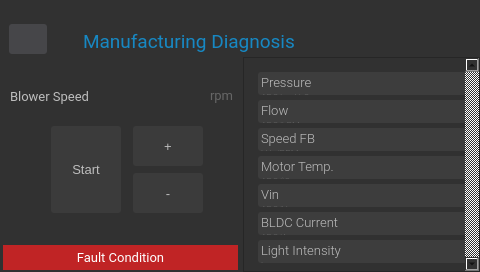
<?xml version="1.0" encoding="UTF-8"?>
<ui version="4.0">
 <class>ManufacturingDiagnosisScreen</class>
 <widget class="QDialog" name="ManufacturingDiagnosisScreen">
  <property name="geometry">
   <rect>
    <x>0</x>
    <y>0</y>
    <width>480</width>
    <height>272</height>
   </rect>
  </property>
  <property name="windowTitle">
   <string>Dialog</string>
  </property>
  <property name="styleSheet">
   <string notr="true">background-color: rgb(49, 49, 49);</string>
  </property>
  <widget class="QLabel" name="titleManufacturingDiagnosis">
   <property name="geometry">
    <rect>
     <x>83</x>
     <y>29</y>
     <width>271</width>
     <height>25</height>
    </rect>
   </property>
   <property name="font">
    <font>
     <family>Roboto</family>
     <pointsize>14</pointsize>
    </font>
   </property>
   <property name="styleSheet">
    <string notr="true">color:#1788c3
</string>
   </property>
   <property name="text">
    <string>Manufacturing Diagnosis</string>
   </property>
  </widget>
  <widget class="QPushButton" name="backManufacturingDiagnosis">
   <property name="geometry">
    <rect>
     <x>9</x>
     <y>24</y>
     <width>38</width>
     <height>30</height>
    </rect>
   </property>
   <property name="focusPolicy">
    <enum>Qt::NoFocus</enum>
   </property>
   <property name="styleSheet">
    <string notr="true">border:none;
border-radius:3px;
background-color: rgb(70, 70, 73);</string>
   </property>
   <property name="text">
    <string/>
   </property>
   <property name="icon">
    <iconset resource="../rsc/resource.qrc">
     <normaloff>:/icons/previous.png</normaloff>:/icons/previous.png</iconset>
   </property>
  </widget>
  <widget class="QScrollArea" name="scrollAreaDiagnosis">
   <property name="geometry">
    <rect>
     <x>243</x>
     <y>57</y>
     <width>237</width>
     <height>215</height>
    </rect>
   </property>
   <property name="styleSheet">
    <string notr="true"> QScrollBar:vertical {
     border: none;
     width: 5px;
 }
 QScrollBar::handle:vertical {
     background:#1788c3;
     min-height: 20px;
 }
 QScrollBar::up-arrow:vertical, QScrollBar::down-arrow:vertical {
     border: 2px #1788c3;
     width: 5px;
     height: 5px;
     background: #1788c3;
 }</string>
   </property>
   <property name="verticalScrollBarPolicy">
    <enum>Qt::ScrollBarAlwaysOn</enum>
   </property>
   <property name="widgetResizable">
    <bool>true</bool>
   </property>
   <widget class="QWidget" name="scrollAreaWidgetContentsDiagnosis">
    <property name="geometry">
     <rect>
      <x>0</x>
      <y>0</y>
      <width>221</width>
      <height>213</height>
     </rect>
    </property>
    <widget class="QWidget" name="verticalLayoutWidget">
     <property name="geometry">
      <rect>
       <x>9</x>
       <y>9</y>
       <width>461</width>
       <height>201</height>
      </rect>
     </property>
     <layout class="QVBoxLayout" name="verticalLayoutDiagnosis" stretch="0,0,0,0,0,0,0">
      <property name="spacing">
       <number>5</number>
      </property>
      <property name="leftMargin">
       <number>5</number>
      </property>
      <property name="topMargin">
       <number>5</number>
      </property>
      <property name="rightMargin">
       <number>5</number>
      </property>
      <property name="bottomMargin">
       <number>5</number>
      </property>
      <item>
       <widget class="QFrame" name="pressureFrame">
        <property name="styleSheet">
         <string notr="true">background-color:#3D3D3D;
border-radius:3px;
</string>
        </property>
        <property name="frameShape">
         <enum>QFrame::StyledPanel</enum>
        </property>
        <property name="frameShadow">
         <enum>QFrame::Raised</enum>
        </property>
        <widget class="QLabel" name="pressureTitle">
         <property name="geometry">
          <rect>
           <x>3</x>
           <y>2</y>
           <width>81</width>
           <height>16</height>
          </rect>
         </property>
         <property name="font">
          <font>
           <family>Roboto Light</family>
           <pointsize>10</pointsize>
          </font>
         </property>
         <property name="styleSheet">
          <string notr="true">color:#BDBDBD</string>
         </property>
         <property name="text">
          <string>Pressure</string>
         </property>
        </widget>
        <widget class="QLabel" name="pressureValue">
         <property name="geometry">
          <rect>
           <x>62</x>
           <y>0</y>
           <width>151</width>
           <height>35</height>
          </rect>
         </property>
         <property name="font">
          <font>
           <family>Roboto</family>
           <pointsize>18</pointsize>
           <italic>false</italic>
          </font>
         </property>
         <property name="styleSheet">
          <string notr="true">color:#2196F3</string>
         </property>
         <property name="text">
          <string/>
         </property>
         <property name="alignment">
          <set>Qt::AlignRight|Qt::AlignTrailing|Qt::AlignVCenter</set>
         </property>
        </widget>
        <widget class="QLabel" name="pressureUnit">
         <property name="geometry">
          <rect>
           <x>3</x>
           <y>20</y>
           <width>61</width>
           <height>16</height>
          </rect>
         </property>
         <property name="font">
          <font>
           <family>Roboto Light</family>
           <pointsize>7</pointsize>
          </font>
         </property>
         <property name="styleSheet">
          <string notr="true">color:#616161</string>
         </property>
         <property name="text">
          <string>ADC/cmH&lt;sub&gt;2&lt;/sub&gt;O</string>
         </property>
         <property name="alignment">
          <set>Qt::AlignLeading|Qt::AlignLeft|Qt::AlignTop</set>
         </property>
        </widget>
       </widget>
      </item>
      <item>
       <widget class="QFrame" name="flowFrame">
        <property name="styleSheet">
         <string notr="true">background-color:#3D3D3D;
border-radius:3px;
</string>
        </property>
        <property name="frameShape">
         <enum>QFrame::StyledPanel</enum>
        </property>
        <property name="frameShadow">
         <enum>QFrame::Raised</enum>
        </property>
        <widget class="QLabel" name="floTitle">
         <property name="geometry">
          <rect>
           <x>3</x>
           <y>2</y>
           <width>81</width>
           <height>16</height>
          </rect>
         </property>
         <property name="font">
          <font>
           <family>Roboto Light</family>
           <pointsize>10</pointsize>
          </font>
         </property>
         <property name="styleSheet">
          <string notr="true">color:#BDBDBD</string>
         </property>
         <property name="text">
          <string>Flow</string>
         </property>
        </widget>
        <widget class="QLabel" name="flowValue">
         <property name="geometry">
          <rect>
           <x>62</x>
           <y>0</y>
           <width>151</width>
           <height>35</height>
          </rect>
         </property>
         <property name="font">
          <font>
           <family>Roboto</family>
           <pointsize>18</pointsize>
           <italic>false</italic>
          </font>
         </property>
         <property name="styleSheet">
          <string notr="true">color:#2196F3</string>
         </property>
         <property name="text">
          <string/>
         </property>
         <property name="alignment">
          <set>Qt::AlignRight|Qt::AlignTrailing|Qt::AlignVCenter</set>
         </property>
        </widget>
        <widget class="QLabel" name="flowUnit">
         <property name="geometry">
          <rect>
           <x>3</x>
           <y>20</y>
           <width>61</width>
           <height>16</height>
          </rect>
         </property>
         <property name="font">
          <font>
           <family>Roboto Light</family>
           <pointsize>7</pointsize>
          </font>
         </property>
         <property name="styleSheet">
          <string notr="true">color:#616161</string>
         </property>
         <property name="text">
          <string>ADC/LPM</string>
         </property>
         <property name="alignment">
          <set>Qt::AlignLeading|Qt::AlignLeft|Qt::AlignTop</set>
         </property>
        </widget>
       </widget>
      </item>
      <item>
       <widget class="QFrame" name="blowerSpeedFBFrame">
        <property name="styleSheet">
         <string notr="true">background-color:#3D3D3D;
border-radius:3px;
</string>
        </property>
        <property name="frameShape">
         <enum>QFrame::StyledPanel</enum>
        </property>
        <property name="frameShadow">
         <enum>QFrame::Raised</enum>
        </property>
        <widget class="QLabel" name="blowerFBTitle">
         <property name="geometry">
          <rect>
           <x>3</x>
           <y>2</y>
           <width>71</width>
           <height>16</height>
          </rect>
         </property>
         <property name="font">
          <font>
           <family>Roboto Light</family>
           <pointsize>10</pointsize>
          </font>
         </property>
         <property name="styleSheet">
          <string notr="true">color:#BDBDBD</string>
         </property>
         <property name="text">
          <string>Speed FB</string>
         </property>
        </widget>
        <widget class="QLabel" name="blowerFBValue">
         <property name="geometry">
          <rect>
           <x>72</x>
           <y>0</y>
           <width>141</width>
           <height>35</height>
          </rect>
         </property>
         <property name="font">
          <font>
           <family>Roboto</family>
           <pointsize>18</pointsize>
           <italic>false</italic>
          </font>
         </property>
         <property name="styleSheet">
          <string notr="true">color:#2196F3</string>
         </property>
         <property name="text">
          <string/>
         </property>
         <property name="alignment">
          <set>Qt::AlignRight|Qt::AlignTrailing|Qt::AlignVCenter</set>
         </property>
        </widget>
        <widget class="QLabel" name="blowerFBUnit">
         <property name="geometry">
          <rect>
           <x>3</x>
           <y>20</y>
           <width>61</width>
           <height>16</height>
          </rect>
         </property>
         <property name="font">
          <font>
           <family>Roboto Light</family>
           <pointsize>7</pointsize>
          </font>
         </property>
         <property name="styleSheet">
          <string notr="true">color:#616161</string>
         </property>
         <property name="text">
          <string>kHz/RPM</string>
         </property>
         <property name="alignment">
          <set>Qt::AlignLeading|Qt::AlignLeft|Qt::AlignTop</set>
         </property>
        </widget>
       </widget>
      </item>
      <item>
       <widget class="QFrame" name="motorTemFrame">
        <property name="styleSheet">
         <string notr="true">background-color:#3D3D3D;
border-radius:3px;
</string>
        </property>
        <property name="frameShape">
         <enum>QFrame::StyledPanel</enum>
        </property>
        <property name="frameShadow">
         <enum>QFrame::Raised</enum>
        </property>
        <widget class="QLabel" name="motorTempTitle">
         <property name="geometry">
          <rect>
           <x>3</x>
           <y>2</y>
           <width>81</width>
           <height>16</height>
          </rect>
         </property>
         <property name="font">
          <font>
           <family>Roboto Light</family>
           <pointsize>10</pointsize>
          </font>
         </property>
         <property name="styleSheet">
          <string notr="true">color:#BDBDBD</string>
         </property>
         <property name="text">
          <string>Motor Temp.</string>
         </property>
        </widget>
        <widget class="QLabel" name="motorTempValue">
         <property name="geometry">
          <rect>
           <x>82</x>
           <y>0</y>
           <width>131</width>
           <height>35</height>
          </rect>
         </property>
         <property name="font">
          <font>
           <family>Roboto</family>
           <pointsize>18</pointsize>
           <italic>false</italic>
          </font>
         </property>
         <property name="styleSheet">
          <string notr="true">color:#2196F3</string>
         </property>
         <property name="text">
          <string/>
         </property>
         <property name="alignment">
          <set>Qt::AlignRight|Qt::AlignTrailing|Qt::AlignVCenter</set>
         </property>
        </widget>
        <widget class="QLabel" name="motorTempUnit">
         <property name="geometry">
          <rect>
           <x>3</x>
           <y>20</y>
           <width>41</width>
           <height>12</height>
          </rect>
         </property>
         <property name="font">
          <font>
           <family>Roboto Light</family>
           <pointsize>7</pointsize>
          </font>
         </property>
         <property name="styleSheet">
          <string notr="true">color:#616161</string>
         </property>
         <property name="text">
          <string>ADC/`C</string>
         </property>
         <property name="alignment">
          <set>Qt::AlignLeading|Qt::AlignLeft|Qt::AlignTop</set>
         </property>
        </widget>
       </widget>
      </item>
      <item>
       <widget class="QFrame" name="voltageInputFrame">
        <property name="styleSheet">
         <string notr="true">background-color:#3D3D3D;
border-radius:3px;
</string>
        </property>
        <property name="frameShape">
         <enum>QFrame::StyledPanel</enum>
        </property>
        <property name="frameShadow">
         <enum>QFrame::Raised</enum>
        </property>
        <widget class="QLabel" name="voltageInputTitle">
         <property name="geometry">
          <rect>
           <x>3</x>
           <y>2</y>
           <width>81</width>
           <height>16</height>
          </rect>
         </property>
         <property name="font">
          <font>
           <family>Roboto Light</family>
           <pointsize>10</pointsize>
          </font>
         </property>
         <property name="styleSheet">
          <string notr="true">color:#BDBDBD</string>
         </property>
         <property name="text">
          <string>Vin</string>
         </property>
        </widget>
        <widget class="QLabel" name="voltageInputValue">
         <property name="geometry">
          <rect>
           <x>82</x>
           <y>0</y>
           <width>131</width>
           <height>35</height>
          </rect>
         </property>
         <property name="font">
          <font>
           <family>Roboto</family>
           <pointsize>18</pointsize>
           <italic>false</italic>
          </font>
         </property>
         <property name="styleSheet">
          <string notr="true">color:#2196F3</string>
         </property>
         <property name="text">
          <string/>
         </property>
         <property name="alignment">
          <set>Qt::AlignRight|Qt::AlignTrailing|Qt::AlignVCenter</set>
         </property>
        </widget>
        <widget class="QLabel" name="voltageInputUnit">
         <property name="geometry">
          <rect>
           <x>3</x>
           <y>20</y>
           <width>41</width>
           <height>12</height>
          </rect>
         </property>
         <property name="font">
          <font>
           <family>Roboto Light</family>
           <pointsize>7</pointsize>
          </font>
         </property>
         <property name="styleSheet">
          <string notr="true">color:#616161</string>
         </property>
         <property name="text">
          <string>ADC/V</string>
         </property>
         <property name="alignment">
          <set>Qt::AlignLeading|Qt::AlignLeft|Qt::AlignTop</set>
         </property>
        </widget>
       </widget>
      </item>
      <item>
       <widget class="QFrame" name="bldcCurrentFrame">
        <property name="styleSheet">
         <string notr="true">background-color:#3D3D3D;
border-radius:3px;
</string>
        </property>
        <property name="frameShape">
         <enum>QFrame::StyledPanel</enum>
        </property>
        <property name="frameShadow">
         <enum>QFrame::Raised</enum>
        </property>
        <widget class="QLabel" name="bldcCurrentTitle">
         <property name="geometry">
          <rect>
           <x>3</x>
           <y>2</y>
           <width>91</width>
           <height>16</height>
          </rect>
         </property>
         <property name="font">
          <font>
           <family>Roboto Light</family>
           <pointsize>10</pointsize>
          </font>
         </property>
         <property name="styleSheet">
          <string notr="true">color:#BDBDBD</string>
         </property>
         <property name="text">
          <string>BLDC Current</string>
         </property>
        </widget>
        <widget class="QLabel" name="bldcCurrentValue">
         <property name="geometry">
          <rect>
           <x>82</x>
           <y>0</y>
           <width>131</width>
           <height>35</height>
          </rect>
         </property>
         <property name="font">
          <font>
           <family>Roboto</family>
           <pointsize>18</pointsize>
           <italic>false</italic>
          </font>
         </property>
         <property name="styleSheet">
          <string notr="true">color:#2196F3</string>
         </property>
         <property name="text">
          <string/>
         </property>
         <property name="alignment">
          <set>Qt::AlignRight|Qt::AlignTrailing|Qt::AlignVCenter</set>
         </property>
        </widget>
        <widget class="QLabel" name="bldcCurrentUnit">
         <property name="geometry">
          <rect>
           <x>3</x>
           <y>20</y>
           <width>41</width>
           <height>12</height>
          </rect>
         </property>
         <property name="font">
          <font>
           <family>Roboto Light</family>
           <pointsize>7</pointsize>
          </font>
         </property>
         <property name="styleSheet">
          <string notr="true">color:#616161</string>
         </property>
         <property name="text">
          <string>ADC/A</string>
         </property>
         <property name="alignment">
          <set>Qt::AlignLeading|Qt::AlignLeft|Qt::AlignTop</set>
         </property>
        </widget>
       </widget>
      </item>
      <item>
       <widget class="QFrame" name="lightIntensityFrame">
        <property name="styleSheet">
         <string notr="true">background-color:#3D3D3D;
border-radius:3px;
</string>
        </property>
        <property name="frameShape">
         <enum>QFrame::StyledPanel</enum>
        </property>
        <property name="frameShadow">
         <enum>QFrame::Raised</enum>
        </property>
        <widget class="QLabel" name="lightIntensityTitle">
         <property name="geometry">
          <rect>
           <x>3</x>
           <y>2</y>
           <width>91</width>
           <height>16</height>
          </rect>
         </property>
         <property name="font">
          <font>
           <family>Roboto Light</family>
           <pointsize>10</pointsize>
          </font>
         </property>
         <property name="styleSheet">
          <string notr="true">color:#BDBDBD</string>
         </property>
         <property name="text">
          <string>Light Intensity</string>
         </property>
        </widget>
        <widget class="QLabel" name="lightIntensityValue">
         <property name="geometry">
          <rect>
           <x>92</x>
           <y>0</y>
           <width>121</width>
           <height>35</height>
          </rect>
         </property>
         <property name="font">
          <font>
           <family>Roboto</family>
           <pointsize>18</pointsize>
           <italic>false</italic>
          </font>
         </property>
         <property name="styleSheet">
          <string notr="true">color:#2196F3</string>
         </property>
         <property name="text">
          <string/>
         </property>
         <property name="alignment">
          <set>Qt::AlignRight|Qt::AlignTrailing|Qt::AlignVCenter</set>
         </property>
        </widget>
        <widget class="QLabel" name="lightIntensityUnit">
         <property name="geometry">
          <rect>
           <x>3</x>
           <y>20</y>
           <width>41</width>
           <height>12</height>
          </rect>
         </property>
         <property name="font">
          <font>
           <family>Roboto Light</family>
           <pointsize>7</pointsize>
          </font>
         </property>
         <property name="styleSheet">
          <string notr="true">color:#616161</string>
         </property>
         <property name="text">
          <string>lux</string>
         </property>
         <property name="alignment">
          <set>Qt::AlignLeading|Qt::AlignLeft|Qt::AlignTop</set>
         </property>
        </widget>
       </widget>
      </item>
     </layout>
    </widget>
   </widget>
  </widget>
  <widget class="QPushButton" name="startBlowerButton">
   <property name="geometry">
    <rect>
     <x>51</x>
     <y>126</y>
     <width>70</width>
     <height>87</height>
    </rect>
   </property>
   <property name="font">
    <font>
     <pointsize>10</pointsize>
    </font>
   </property>
   <property name="focusPolicy">
    <enum>Qt::NoFocus</enum>
   </property>
   <property name="styleSheet">
    <string notr="true">QPushButton {
background-color:#3B3B3B;
color:#BDBDBD;
border:none;
border-radius:3px;
}
QPushButton:pressed {
background-color:#606060;
color:#BDBDBD;
border:none;
border-radius:3px;
}
</string>
   </property>
   <property name="text">
    <string>Start</string>
   </property>
  </widget>
  <widget class="QPushButton" name="incrementBlowerSpeed">
   <property name="geometry">
    <rect>
     <x>133</x>
     <y>126</y>
     <width>70</width>
     <height>40</height>
    </rect>
   </property>
   <property name="font">
    <font>
     <pointsize>10</pointsize>
    </font>
   </property>
   <property name="focusPolicy">
    <enum>Qt::NoFocus</enum>
   </property>
   <property name="styleSheet">
    <string notr="true">QPushButton {
background-color:#3B3B3B;
color:#BDBDBD;
border:none;
border-radius:3px;
}
QPushButton:pressed {
background-color:#606060;
color:#BDBDBD;
border:none;
border-radius:3px;
}
</string>
   </property>
   <property name="text">
    <string>+</string>
   </property>
  </widget>
  <widget class="QPushButton" name="decrementBlowerSpeed">
   <property name="geometry">
    <rect>
     <x>133</x>
     <y>173</y>
     <width>70</width>
     <height>40</height>
    </rect>
   </property>
   <property name="font">
    <font>
     <pointsize>10</pointsize>
    </font>
   </property>
   <property name="focusPolicy">
    <enum>Qt::NoFocus</enum>
   </property>
   <property name="styleSheet">
    <string notr="true">QPushButton {
background-color:#3B3B3B;
color:#BDBDBD;
border:none;
border-radius:3px;
}
QPushButton:pressed {
background-color:#606060;
color:#BDBDBD;
border:none;
border-radius:3px;
}
</string>
   </property>
   <property name="text">
    <string>-</string>
   </property>
  </widget>
  <widget class="QLabel" name="faultManufacturingDiagnosis">
   <property name="geometry">
    <rect>
     <x>3</x>
     <y>245</y>
     <width>235</width>
     <height>25</height>
    </rect>
   </property>
   <property name="font">
    <font>
     <family>Roboto</family>
     <pointsize>10</pointsize>
    </font>
   </property>
   <property name="styleSheet">
    <string notr="true">color:#FFFFFF;
background-color: rgb(192, 36, 37);
</string>
   </property>
   <property name="text">
    <string>Fault Condition</string>
   </property>
   <property name="alignment">
    <set>Qt::AlignCenter</set>
   </property>
  </widget>
  <widget class="QLabel" name="titleBlowerSpeed">
   <property name="geometry">
    <rect>
     <x>10</x>
     <y>87</y>
     <width>115</width>
     <height>18</height>
    </rect>
   </property>
   <property name="font">
    <font>
     <family>Roboto</family>
     <pointsize>10</pointsize>
    </font>
   </property>
   <property name="styleSheet">
    <string notr="true">color:#BDBDBD
</string>
   </property>
   <property name="text">
    <string>Blower Speed</string>
   </property>
  </widget>
  <widget class="QLabel" name="valueBlowerSpeed">
   <property name="geometry">
    <rect>
     <x>141</x>
     <y>80</y>
     <width>61</width>
     <height>29</height>
    </rect>
   </property>
   <property name="font">
    <font>
     <family>Roboto</family>
     <pointsize>14</pointsize>
    </font>
   </property>
   <property name="styleSheet">
    <string notr="true">color:#1788c3
</string>
   </property>
   <property name="text">
    <string/>
   </property>
   <property name="alignment">
    <set>Qt::AlignRight|Qt::AlignTrailing|Qt::AlignVCenter</set>
   </property>
  </widget>
  <widget class="QLabel" name="unitBlowerSpeed">
   <property name="geometry">
    <rect>
     <x>210</x>
     <y>85</y>
     <width>31</width>
     <height>20</height>
    </rect>
   </property>
   <property name="font">
    <font>
     <family>Roboto</family>
     <pointsize>10</pointsize>
    </font>
   </property>
   <property name="styleSheet">
    <string notr="true">color:#666666
</string>
   </property>
   <property name="text">
    <string>rpm</string>
   </property>
  </widget>
 </widget>
 <resources>
  <include location="../rsc/resource.qrc"/>
 </resources>
 <connections/>
</ui>
